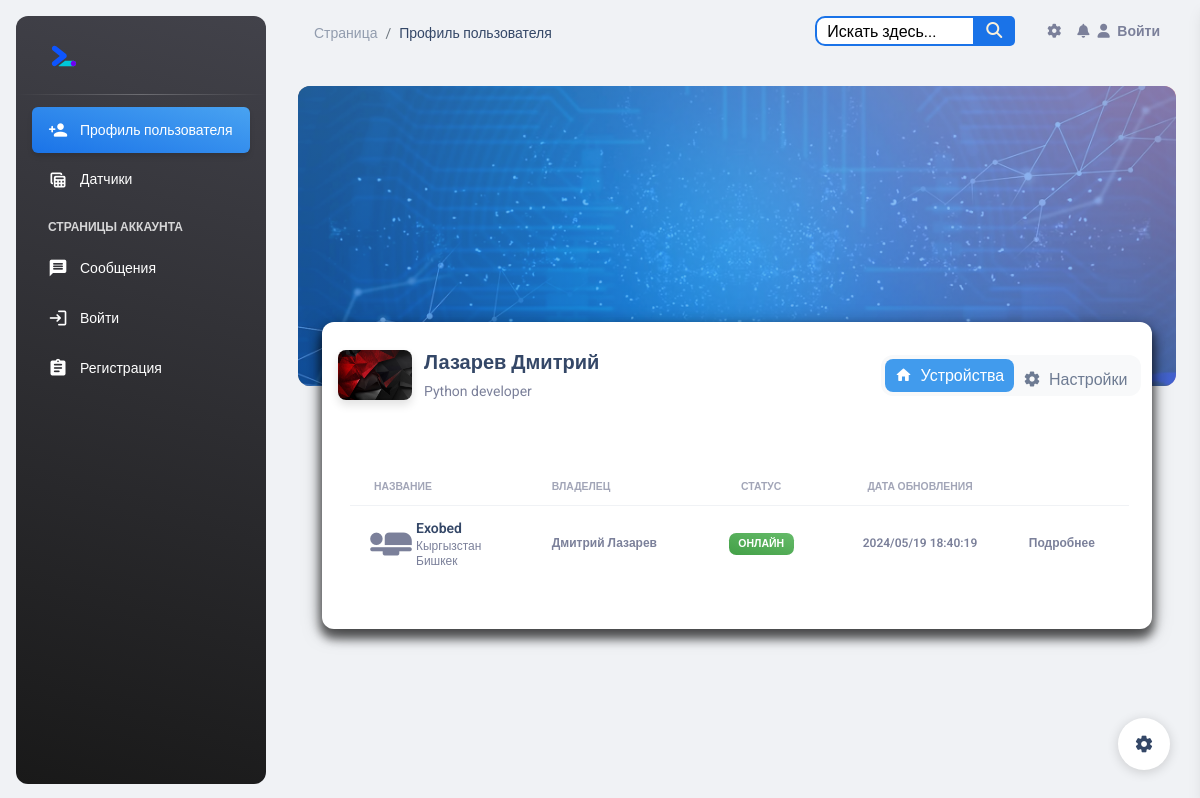
The page /profiles/lazarev/ on the database as committed earlier.
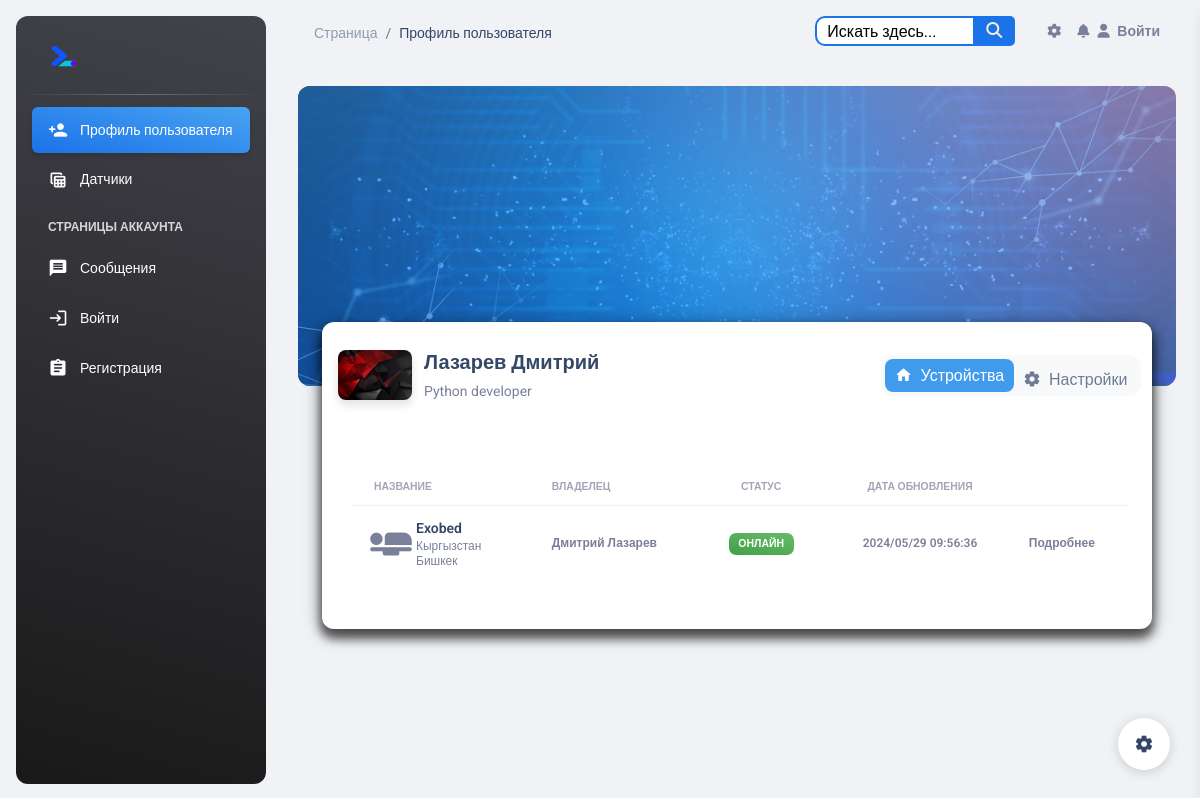
The same page on the database as committed later.
### esp_sensor/models.py (models this page shows, shortened)
class Sensor(models.Model):
    id = models.AutoField(primary_key=True)
    name = models.CharField('Имя датчика', max_length=100, unique=True)
    slug = models.SlugField(max_length=255, unique=True, db_index=True, verbose_name="URL")
    description = models.TextField('Описание', blank=True)
    owner = models.CharField("Владелец", max_length=100, blank=True)
    date_added = models.DateTimeField('Дата добавления', auto_now=True)
    country = models.ManyToManyField(Country, blank=True, verbose_name='Страна')
    city = models.ManyToManyField(City, blank=True, verbose_name='Город')
    inclusions = models.IntegerField("Количество включений", default=0)
    power = models.IntegerField(default=0, blank=True, verbose_name='Мощность %',
                                validators=[MinValueValidator(0), MaxValueValidator(100)])
    watt = models.IntegerField("Потребление мощности Ватт", default=0)
    volt = models.IntegerField("Электрическое напряжение Вольт", default=0)
    work = models.BooleanField('Онлайн', default=True)
    blocked = models.BooleanField('Заблокирован', default=False)
    start = models.BooleanField('Старт', default=False)
    temperature = models.FloatField('Температура', default=0)
    fan_speed = models.IntegerField('Скорость кулера', default=0)
    ip_address = models.CharField('IP Адрес', max_length=15, blank=True)
    mac_address = models.CharField('MAC Адрес', max_length=20, blank=True)
    confirmed = models.BooleanField('Подтвержден администратором', default=False)
    version = models.CharField('Версия прошивки', max_length=15, blank=True)
    processing_time = models.FloatField('Время обработки (мс)', null=True, blank=True)
    def is_blocked(self):
        return self.blocked
    class Meta:
        verbose_name = 'Датчик'
        verbose_name_plural = 'Датчики'

### profiles/views.py (the view)
# urls.py: path('<slug:slug>/', views.ProfileDetailView.as_view(), name='profile_detail'),
class ProfileDetailView(DetailView):
    model = Profile
    template_name = 'profile/profile_detail.html'
    context_object_name = 'profile'
    slug_field = 'slug'

### templates/profile/profile_detail.html (shortened to what the changed rows need)
{% include 'base.html' %}
{% load static %}
<body class="g-sidenav-show bg-gray-200">
<div class="main-content position-relative max-height-vh-100 h-100">
    <div class="container-fluid px-2 px-md-4">
        <div class="card card-body mx-3 mx-md-4 mt-n6">
            <div>
                <div>
                    <div class="tabs-panel active" data-index="0">
                        <div class="container-fluid py-4">
                            <div class="row">
                                <div>
                                    <div class="card-body px-0 pb-2">
                                        <div class="table-responsive p-0">
                                            <table class="table align-items-center mb-0">
                                                <thead>
                                                <tr>
                                                    <th class="text-uppercase text-secondary text-xxs font-weight-bolder opacity-7">
                                                        Название
                                                    </th>
                                                    <th class="text-uppercase text-secondary text-xxs font-weight-bolder opacity-7 ps-2">
                                                        Владелец
                                                    </th>
                                                    <th class="text-center text-uppercase text-secondary text-xxs font-weight-bolder opacity-7">
                                                        Статус
                                                    </th>
                                                    <th class="text-center text-uppercase text-secondary text-xxs font-weight-bolder opacity-7">
                                                        Дата обновления
                                                    </th>
                                                    <th class="text-secondary opacity-7"></th>
                                                </tr>
                                                </thead>
                                                <tbody>
                                                {% for sensor in profile.sensor.all %}
                                                    <tr>
                                                        <td>
                                                            <div class="d-flex px-2 py-1">
                                                                <div>
                                                                    <i class="material-icons"
                                                                       style="font-size: 50px;">airline_seat_flat</i>
                                                                </div>
                                                                <div class="d-flex flex-column justify-content-center">
                                                                    <a href="{% url 'sensor_detail' sensor.pk %}"><h6
                                                                            class="mb-0 text-sm">{{ sensor.name }}</h6>
                                                                    </a>
                                                                    {% for country in sensor.country.all %}
                                                                        <p class="text-xs text-secondary mb-0">{{ country.name }}</p>
                                                                    {% endfor %}
                                                                    {% for city in sensor.city.all %}
                                                                        <p class="text-xs text-secondary mb-0">{{ city.name }}</p>
                                                                    {% endfor %}
                                                                </div>
                                                            </div>
                                                        </td>
                                                        <td>
                                                            <p class="text-xs font-weight-bold mb-0">{{ sensor.owner }}</p>
                                                        </td>
                                                        <td class="align-middle text-center text-sm">
                                                            {% if sensor.is_blocked %}
                                                                <span class="badge badge-sm bg-gradient-danger">Заблокирован</span>
                                                            {% else %}
                                                                {% if sensor.work %}
                                                                    <span class="badge badge-sm bg-gradient-success">Онлайн</span>
                                                                {% else %}
                                                                    <span class="badge badge-sm bg-gradient-secondary">Оффлайн</span>
                                                                {% endif %}
                                                            {% endif %}
                                                        </td>
                                                        <td class="align-middle text-center">
                                                            <span class="text-secondary text-xs font-weight-bold">{{ sensor.date_added | date:"Y/m/d H:i:s" }}</span>
                                                        </td>
                                                        <td class="align-middle">
                                                            <a href="{% url 'sensor_detail' sensor.pk %}"
                                                               class="text-secondary font-weight-bold text-xs"
                                                               data-toggle="tooltip"
                                                               data-original-title="Edit user">
                                                                Подробнее
                                                            </a>
                                                        </td>
                                                    </tr>
                                                {% endfor %}
                                                </tbody>
                                            </table>
                                        </div>
                                    </div>
                                </div>
                            </div>
                        </div>
                    </div>
                </div>
            </div>
        </div>
    </div>
</div>
</body>

Rows that differ between the two databases and show on the page:
changed Sensor "Exobed": date_added "2024/05/19 18:40:19" → "2024/05/29 09:56:36"
